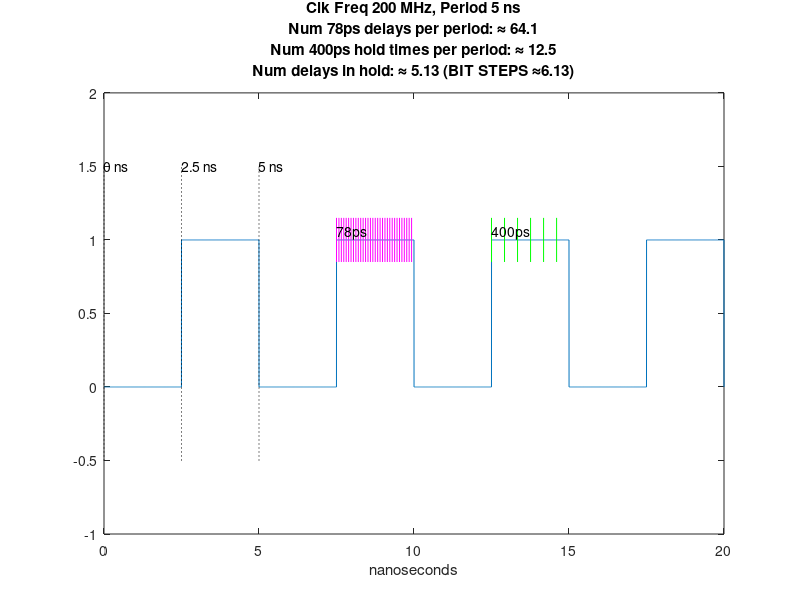

Source code (MATLAB):
clear; clc; close all;

round_hund=@(x) round(x*100)/100;

clk = 200e6;
num_per = 4;
%num_dly_2plot = 10;

per = 1/clk;
half_per = per/2;
num_half_per = num_per*2;


t = linspace(0,num_per*per,10000);
clk_val = ones(size(t));

% want everything in the first clock cycle to be 1, so thats odd multiples
% of half_per, so all values from 0*half_per to 1*half_per, all values from
% 2*half_per to 3*half_per, etc...

for k = 0:2:num_half_per
    %k
    clk_val(k*half_per<=t & t<(k+1)*half_per) = 0;
end

% plot clock and label ns
plot(t*1e9, clk_val)
xlabel('nanoseconds')
ylim([-1 2])
hold on
plot([0 0],[-0.5 1.5],'k:')
text(0+0.1*half_per,1.5,[num2str(0),' ns'])
plot([half_per*1e9 half_per*1e9],[-0.5 1.5],'k:')
text(half_per*1e9+0.1*half_per,1.5,[num2str(half_per*1e9),' ns'])
plot([per*1e9 per*1e9],[-0.5 1.5],'k:')
text(per*1e9+0.1*half_per,1.5,[num2str(per*1e9),' ns'])



DLY_DELTA = 78e-12; %specified in ps
HOLD_TIME = 400e-12; % specified in ps
BIT_STEPS = HOLD_TIME/DLY_DELTA+1;

num_dly_per_per = per/DLY_DELTA;
num_dly_2plot = num_dly_per_per/2;

dly_loc = linspace(0,num_dly_2plot-1,num_dly_2plot)*DLY_DELTA+per+half_per;
for dly = 1:num_dly_2plot
    plot([dly_loc(dly)*1e9 dly_loc(dly)*1e9],[0.85,1.15],'m')
end
text(dly_loc(1)*1e9+0.1*half_per,1.05,[num2str(DLY_DELTA*1e12),'ps'])

num_hold_per_per = per/HOLD_TIME;
num_hold_2plot = num_hold_per_per/2;

hold_loc = linspace(0,num_hold_2plot-1,num_hold_2plot)*HOLD_TIME+2*per+half_per;
for hld = 1:num_hold_2plot
    plot([hold_loc(hld)*1e9 hold_loc(hld)*1e9],[0.85,1.15],'g')
end
text(hold_loc(1)*1e9+0.1*half_per,1.05,[num2str(HOLD_TIME*1e12),'ps'])


title({['Clk Freq ',num2str(clk/1e6),' MHz, Period ',num2str(per*1e9),' ns']; ...
    ['Num 78ps delays per period: \approx ',num2str(round_hund(num_dly_per_per))]; ...
    ['Num 400ps hold times per period: \approx ',num2str(round_hund(num_hold_per_per))]; ...
    ['Num delays in hold: \approx ',num2str(round_hund(BIT_STEPS-1)),' (BIT STEPS \approx',num2str(round_hund(BIT_STEPS)),')']})
